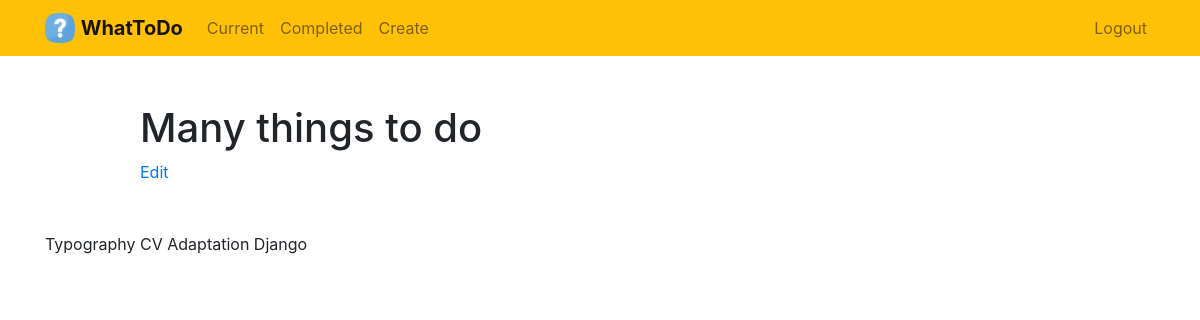
/todo/2 (signed in), run on an earlier commit of the app's database.
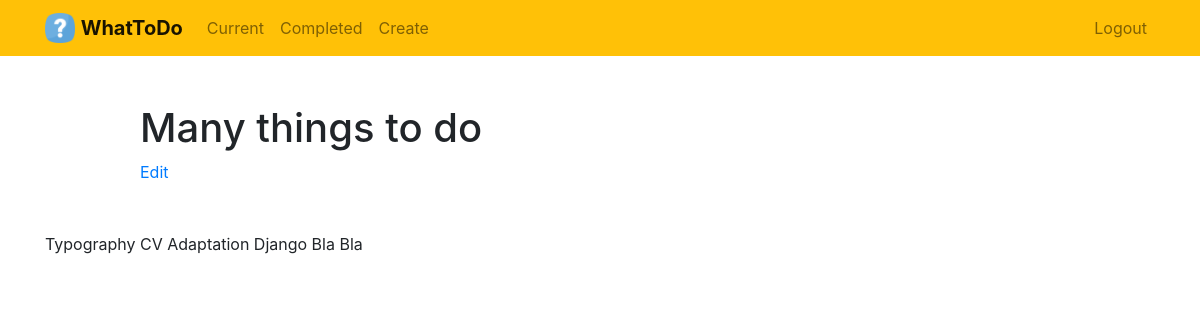
And on a later commit of the database.
### todo/models.py (models this page shows, shortened)
class Todo(models.Model):
    title = models.CharField(max_length=100)
    memo = models.TextField(blank=True)
    created = models.DateTimeField(auto_now_add=True)
    datecompleted = models.DateTimeField(null=True, blank=True)
    important = models.BooleanField(default=False)
    user = models.ForeignKey(User, on_delete=models.CASCADE)

### todo/views.py (the view)
# urls.py: path('todo/<int:todo_pk>', views.viewtodo, name='viewtodo'),
@login_required
def viewtodo(request, todo_pk):
    todo = get_object_or_404(Todo, pk=todo_pk, user=request.user)
    form = TodoForm(instance=todo)
    return render(request, 'todo/viewtodo.html', {'todo': todo, 'form':form})

### todo/templates/todo/viewtodo.html
{% extends 'todo/base.html' %}
{% block content %}
    <div class="row justify-content-center mt-5">
        <div class="col-md-10">
            <h1> {{ todo.title }} </h1>
            <a href="{% url 'edittodo' todo.id %}">Edit</a>
        </div>
    </div>
<br> <br> {{ todo.memo }}
<br> <br>
{% endblock %}

What changed in the data, as far as the page shows it:
changed Todo "Many things to do": memo "Typography CV Adaptation Django" → "Typography CV Adaptation Django Bla Bla"
